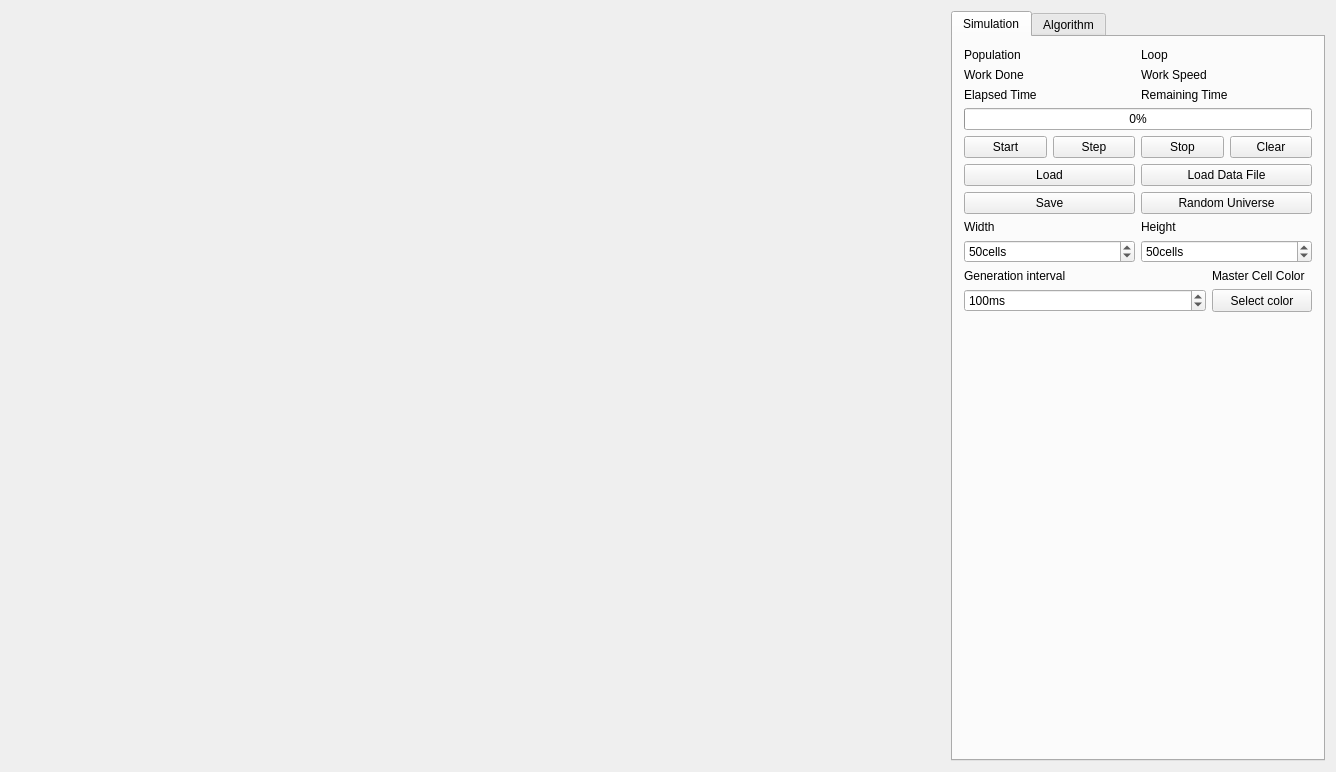
<?xml version="1.0" encoding="UTF-8"?>
<ui version="4.0">
 <class>MainWindow</class>
 <widget class="QMainWindow" name="MainWindow">
  <property name="geometry">
   <rect>
    <x>0</x>
    <y>0</y>
    <width>1336</width>
    <height>772</height>
   </rect>
  </property>
  <property name="windowTitle">
   <string>Conway's Game of Life</string>
  </property>
  <widget class="QWidget" name="centralWidget">
   <layout class="QGridLayout" name="gridLayout_4">
    <item row="0" column="0">
     <layout class="QHBoxLayout" name="mainLayout">
      <property name="spacing">
       <number>6</number>
      </property>
      <item>
       <layout class="QVBoxLayout" name="gameLayout">
        <property name="spacing">
         <number>6</number>
        </property>
        <item>
         <spacer name="horizontalSpacer">
          <property name="orientation">
           <enum>Qt::Horizontal</enum>
          </property>
          <property name="sizeType">
           <enum>QSizePolicy::Minimum</enum>
          </property>
          <property name="sizeHint" stdset="0">
           <size>
            <width>940</width>
            <height>20</height>
           </size>
          </property>
         </spacer>
        </item>
       </layout>
      </item>
      <item>
       <widget class="QTabWidget" name="settingsTab">
        <property name="currentIndex">
         <number>0</number>
        </property>
        <widget class="QWidget" name="simulationTab">
         <attribute name="title">
          <string>Simulation</string>
         </attribute>
         <layout class="QGridLayout" name="gridLayout_8">
          <item row="2" column="0">
           <layout class="QHBoxLayout" name="controlLayout">
            <item>
             <widget class="QPushButton" name="startButton">
              <property name="text">
               <string>Start</string>
              </property>
             </widget>
            </item>
            <item>
             <widget class="QPushButton" name="stepButton">
              <property name="text">
               <string>Step</string>
              </property>
             </widget>
            </item>
            <item>
             <widget class="QPushButton" name="stopButton">
              <property name="text">
               <string>Stop</string>
              </property>
             </widget>
            </item>
            <item>
             <widget class="QPushButton" name="clearButton">
              <property name="text">
               <string>Clear</string>
              </property>
             </widget>
            </item>
           </layout>
          </item>
          <item row="5" column="0">
           <layout class="QGridLayout" name="gridLayout_5">
            <item row="0" column="0">
             <widget class="QLabel" name="label2_4">
              <property name="text">
               <string>Generation interval</string>
              </property>
             </widget>
            </item>
            <item row="0" column="1">
             <widget class="QLabel" name="label_3">
              <property name="text">
               <string>Master Cell Color</string>
              </property>
             </widget>
            </item>
            <item row="1" column="0">
             <widget class="QSpinBox" name="iterInterval">
              <property name="suffix">
               <string>ms</string>
              </property>
              <property name="minimum">
               <number>1</number>
              </property>
              <property name="maximum">
               <number>100000</number>
              </property>
              <property name="singleStep">
               <number>1</number>
              </property>
              <property name="value">
               <number>100</number>
              </property>
             </widget>
            </item>
            <item row="1" column="1">
             <widget class="QPushButton" name="colorButton">
              <property name="maximumSize">
               <size>
                <width>100</width>
                <height>100</height>
               </size>
              </property>
              <property name="text">
               <string>Select color</string>
              </property>
             </widget>
            </item>
           </layout>
          </item>
          <item row="1" column="0">
           <widget class="QProgressBar" name="Tamamlanma">
            <property name="maximum">
             <number>100</number>
            </property>
            <property name="value">
             <number>0</number>
            </property>
           </widget>
          </item>
          <item row="4" column="0">
           <layout class="QGridLayout" name="gridLayout_6">
            <item row="1" column="2">
             <widget class="QSpinBox" name="cellSizeY">
              <property name="suffix">
               <string>cells</string>
              </property>
              <property name="minimum">
               <number>10</number>
              </property>
              <property name="maximum">
               <number>1024</number>
              </property>
              <property name="value">
               <number>50</number>
              </property>
             </widget>
            </item>
            <item row="1" column="0">
             <widget class="QSpinBox" name="cellSizeX">
              <property name="suffix">
               <string>cells</string>
              </property>
              <property name="minimum">
               <number>10</number>
              </property>
              <property name="maximum">
               <number>1024</number>
              </property>
              <property name="value">
               <number>50</number>
              </property>
             </widget>
            </item>
            <item row="0" column="0">
             <widget class="QLabel" name="label_35">
              <property name="text">
               <string>Width</string>
              </property>
             </widget>
            </item>
            <item row="0" column="2">
             <widget class="QLabel" name="label_37">
              <property name="text">
               <string>Height</string>
              </property>
             </widget>
            </item>
           </layout>
          </item>
          <item row="3" column="0">
           <layout class="QGridLayout" name="universeSize">
            <item row="1" column="0">
             <widget class="QPushButton" name="loadButton">
              <property name="text">
               <string>Load</string>
              </property>
             </widget>
            </item>
            <item row="2" column="0">
             <widget class="QPushButton" name="saveButton">
              <property name="text">
               <string>Save</string>
              </property>
             </widget>
            </item>
            <item row="1" column="1">
             <widget class="QPushButton" name="loadData">
              <property name="text">
               <string>Load Data File</string>
              </property>
             </widget>
            </item>
            <item row="2" column="1">
             <widget class="QPushButton" name="randomUniverse">
              <property name="text">
               <string>Random Universe</string>
              </property>
             </widget>
            </item>
           </layout>
          </item>
          <item row="6" column="0">
           <spacer name="verticalSpacer_2">
            <property name="orientation">
             <enum>Qt::Vertical</enum>
            </property>
            <property name="sizeHint" stdset="0">
             <size>
              <width>20</width>
              <height>40</height>
             </size>
            </property>
           </spacer>
          </item>
          <item row="0" column="0">
           <layout class="QGridLayout" name="gridLayout_3">
            <property name="sizeConstraint">
             <enum>QLayout::SetFixedSize</enum>
            </property>
            <item row="0" column="0">
             <widget class="QLabel" name="populationLabel">
              <property name="text">
               <string>Population</string>
              </property>
             </widget>
            </item>
            <item row="0" column="1">
             <widget class="QLabel" name="loopCountLabel">
              <property name="text">
               <string>Loop</string>
              </property>
             </widget>
            </item>
            <item row="1" column="0">
             <widget class="QLabel" name="workDoneLabel">
              <property name="text">
               <string>Work Done</string>
              </property>
             </widget>
            </item>
            <item row="1" column="1">
             <widget class="QLabel" name="workSpeedLabel">
              <property name="text">
               <string>Work Speed</string>
              </property>
             </widget>
            </item>
            <item row="2" column="0">
             <widget class="QLabel" name="elapsedTime">
              <property name="text">
               <string>Elapsed Time</string>
              </property>
             </widget>
            </item>
            <item row="2" column="1">
             <widget class="QLabel" name="remainingTimeLabel">
              <property name="text">
               <string>Remaining Time</string>
              </property>
             </widget>
            </item>
           </layout>
          </item>
         </layout>
        </widget>
        <widget class="QWidget" name="algorithmTab">
         <attribute name="title">
          <string>Algorithm</string>
         </attribute>
         <layout class="QVBoxLayout" name="setLayout">
          <item>
           <widget class="QGroupBox" name="groupBox">
            <layout class="QGridLayout" name="gridLayout_2">
             <item row="0" column="0">
              <widget class="QLabel" name="label_28">
               <property name="text">
                <string>Life Algorithm</string>
               </property>
              </widget>
             </item>
             <item row="1" column="0">
              <widget class="QComboBox" name="algorithmBox">
               <property name="currentText">
                <string/>
               </property>
               <property name="currentIndex">
                <number>-1</number>
               </property>
              </widget>
             </item>
            </layout>
           </widget>
          </item>
          <item>
           <widget class="QGroupBox" name="PowerAlgorithm">
            <layout class="QGridLayout" name="gridLayout_7">
             <item row="1" column="2">
              <widget class="QComboBox" name="powerAlgorithmBornRuleBox"/>
             </item>
             <item row="3" column="1">
              <widget class="QComboBox" name="powerAlgorithmSurviveAlgorithmBox"/>
             </item>
             <item row="1" column="0">
              <widget class="QLabel" name="label_31">
               <property name="text">
                <string>Born</string>
               </property>
               <property name="alignment">
                <set>Qt::AlignCenter</set>
               </property>
              </widget>
             </item>
             <item row="1" column="1" rowspan="2">
              <widget class="QComboBox" name="powerAlgorithmBornAlgorithmBox"/>
             </item>
             <item row="0" column="1">
              <widget class="QLabel" name="label">
               <property name="text">
                <string>Parameter</string>
               </property>
               <property name="alignment">
                <set>Qt::AlignCenter</set>
               </property>
              </widget>
             </item>
             <item row="0" column="0">
              <widget class="QLabel" name="label_33">
               <property name="text">
                <string>Power Algorithm</string>
               </property>
              </widget>
             </item>
             <item row="0" column="2">
              <widget class="QLabel" name="label_29">
               <property name="text">
                <string>Rule</string>
               </property>
               <property name="alignment">
                <set>Qt::AlignCenter</set>
               </property>
              </widget>
             </item>
             <item row="2" column="0" rowspan="2">
              <widget class="QLabel" name="label_32">
               <property name="text">
                <string>Survive</string>
               </property>
               <property name="alignment">
                <set>Qt::AlignCenter</set>
               </property>
              </widget>
             </item>
             <item row="0" column="3">
              <widget class="QLabel" name="label_30">
               <property name="text">
                <string>Value</string>
               </property>
               <property name="alignment">
                <set>Qt::AlignCenter</set>
               </property>
              </widget>
             </item>
             <item row="3" column="2">
              <widget class="QComboBox" name="powerAlgorithmSurviveRuleBox"/>
             </item>
             <item row="1" column="3">
              <widget class="QDoubleSpinBox" name="powerAlgorithmBornBox">
               <property name="maximum">
                <double>255.000000000000000</double>
               </property>
              </widget>
             </item>
             <item row="3" column="3">
              <widget class="QDoubleSpinBox" name="powerAlgorithmSurviveBox">
               <property name="maximum">
                <double>255.000000000000000</double>
               </property>
              </widget>
             </item>
            </layout>
           </widget>
          </item>
          <item>
           <layout class="QGridLayout" name="gridLayout">
            <item row="0" column="0">
             <widget class="QLabel" name="label_2">
              <property name="text">
               <string>Loop Type</string>
              </property>
             </widget>
            </item>
            <item row="0" column="1">
             <widget class="QLabel" name="powerLimitLabel">
              <property name="text">
               <string>Power Limit</string>
              </property>
             </widget>
            </item>
            <item row="1" column="0">
             <widget class="QComboBox" name="loopTypeComboBox"/>
            </item>
            <item row="1" column="1">
             <widget class="QSpinBox" name="powerLimitBox">
              <property name="minimum">
               <number>1</number>
              </property>
              <property name="maximum">
               <number>255</number>
              </property>
             </widget>
            </item>
           </layout>
          </item>
          <item>
           <spacer name="verticalSpacer">
            <property name="orientation">
             <enum>Qt::Vertical</enum>
            </property>
            <property name="sizeHint" stdset="0">
             <size>
              <width>20</width>
              <height>40</height>
             </size>
            </property>
           </spacer>
          </item>
         </layout>
        </widget>
       </widget>
      </item>
     </layout>
    </item>
   </layout>
  </widget>
 </widget>
 <layoutdefault spacing="6" margin="11"/>
 <resources/>
 <connections/>
</ui>
